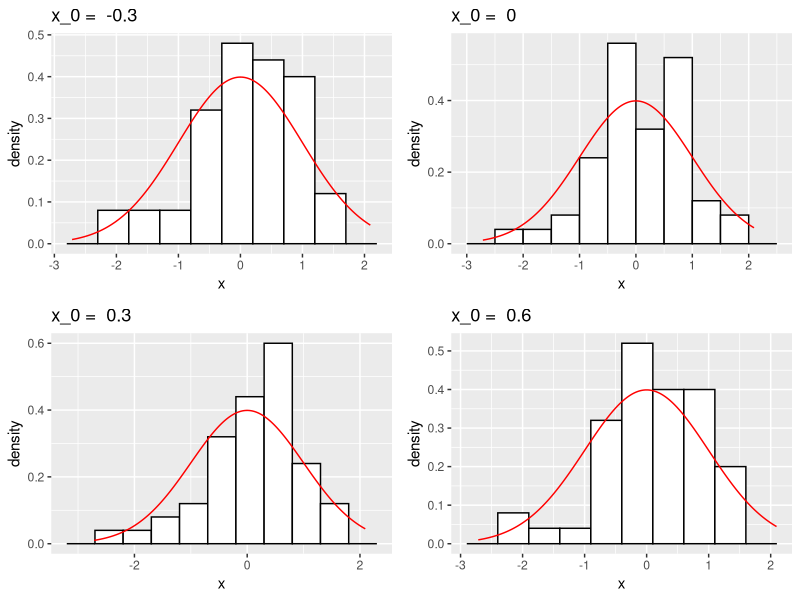
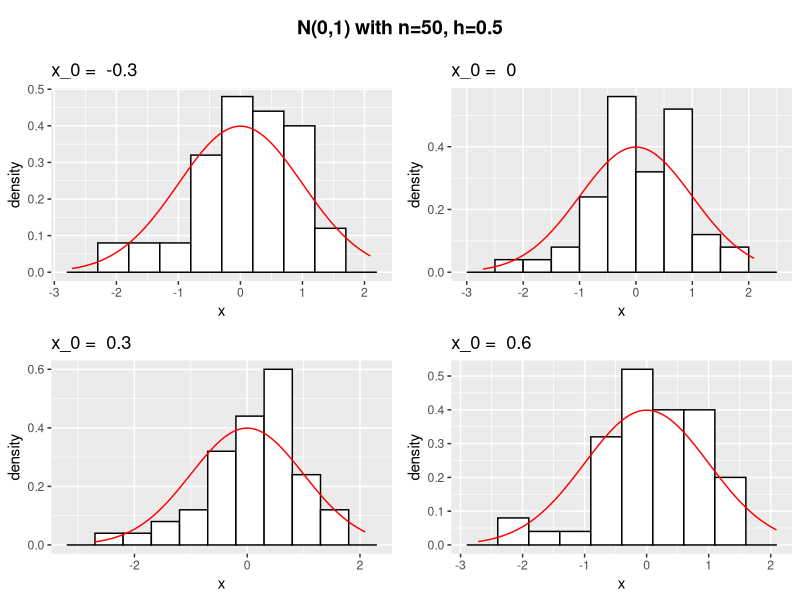
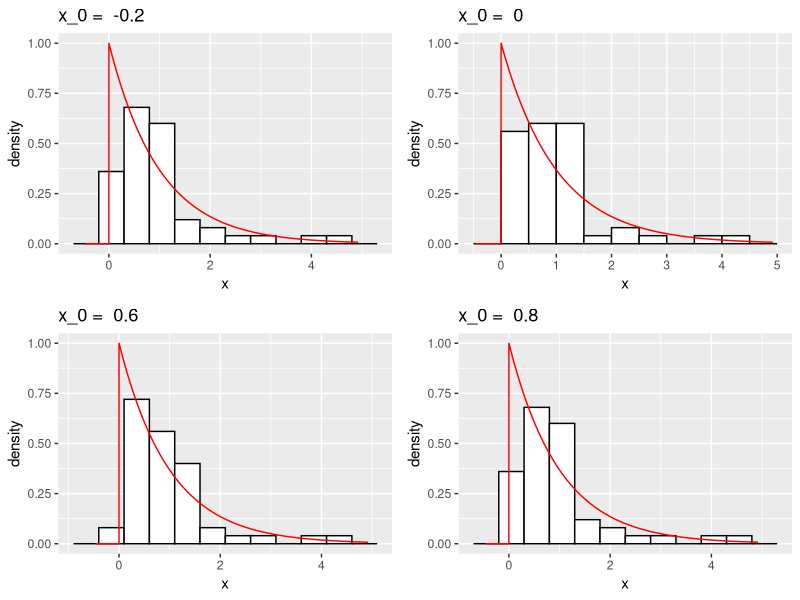
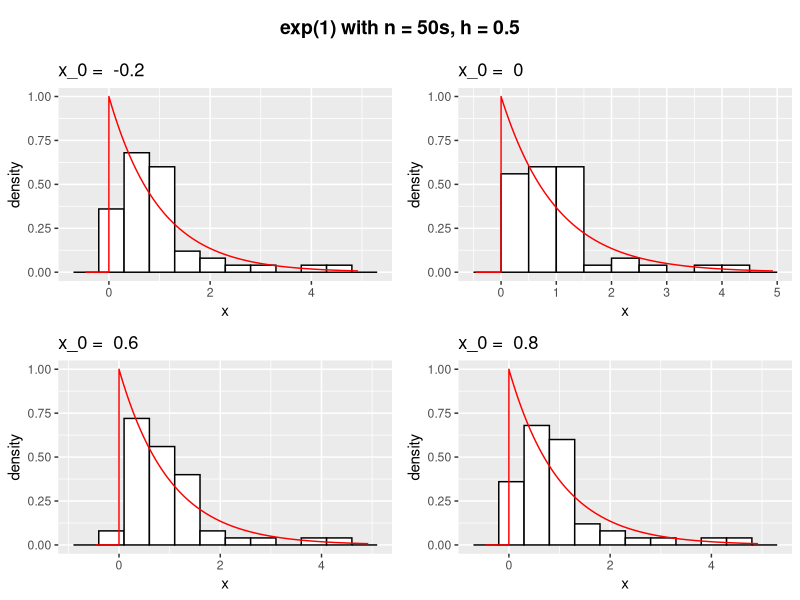
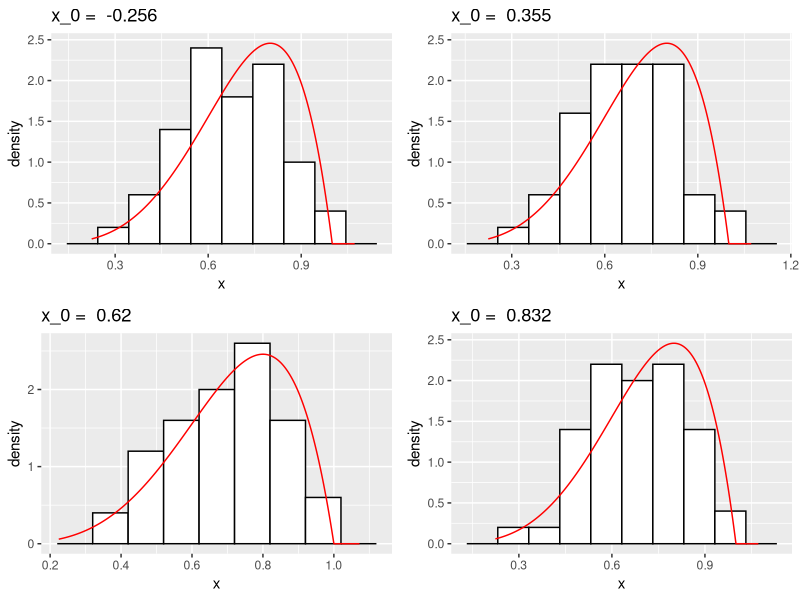
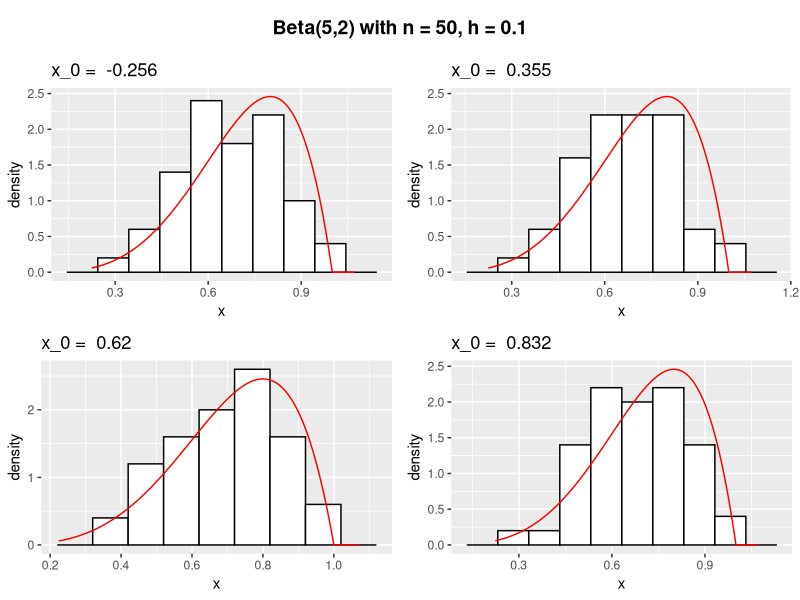
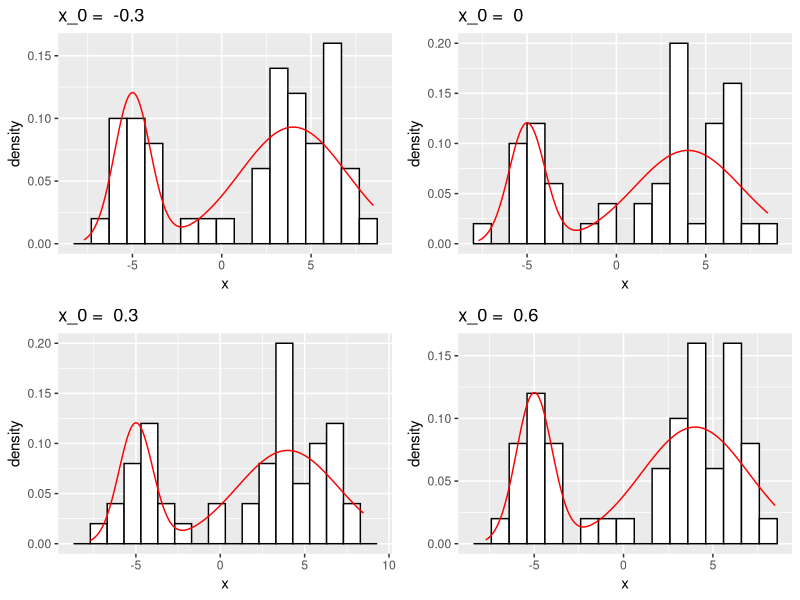
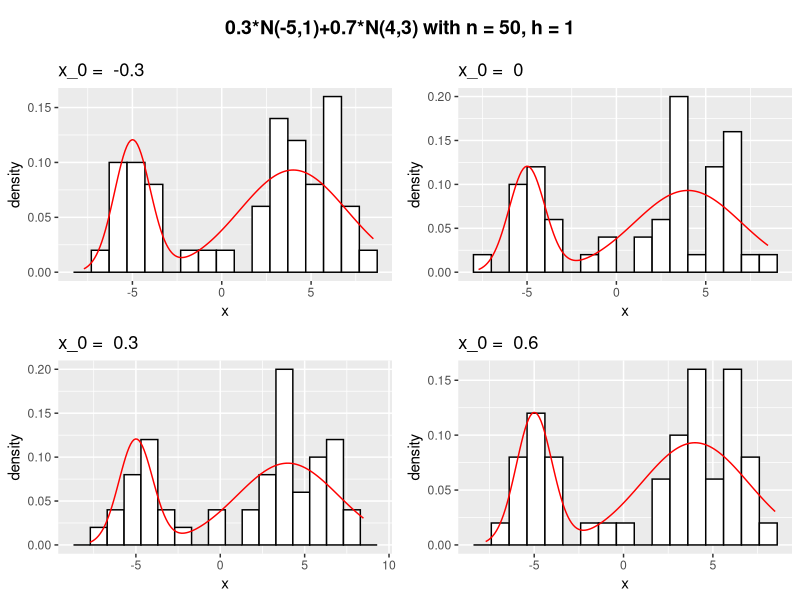

Write the R code that produced these figures, in order.
## ---- chunk 1
rm(list = ls())

library(ggplot2)
library(gridExtra)
library(cowplot)

hist1 <- function(n, x0, h, rpdf, dens, alpha)      #if the simulating distribution has single argument
{
  set.seed(seed = 1)
  x <- rpdf(n, alpha)
  s<- seq(min(x)-h,max(x)+h,0.001)
  ds <- dens(s,alpha)
  fig <- ggplot() + geom_histogram(data = data.frame(x), aes(x = x, y = after_stat(density)),center=x0-h/2, binwidth=h, color="black", fill="white")  + 
    geom_line(data = data.frame(s, ds), aes(x = s, y = ds), color="red")
  return (fig)
}

hist2 <- function(n, x0, h, rpdf, dens, alpha, beta)      #if the simulating distribution has two arguments
{
  set.seed(seed = 1)
  x <- rpdf(n, alpha, beta)
  s <- seq(min(x)-h,max(x)+h,0.001)
  ds <- dens(s,alpha,beta)
  
  fig <- ggplot() + geom_histogram(data = data.frame(x), aes(x = x, y = after_stat(density)),center=x0-h/2, binwidth=h, color="black", fill="white")  + 
    geom_line(data = data.frame(s, ds), aes(x = s, y = ds), color="red")
  return (fig)
}


hist_comp_origin1 <- function(n, origin, h, rpdf, dens, alpha)
{
  plots <- list()
  for(i in (1:length(origin)))
  {
    plots[[i]] <- hist1(n, origin[i], h, rpdf, dens, alpha)+labs(title = paste("x_0 = ", origin[i]))
  }
  grid.arrange(grobs = plots, ncol = round(length(origin)/2))
}

hist_comp_origin2 <- function(n, origin, h, rpdf, dens, alpha, beta)
{
  plots <- list()
  for(i in (1:length(origin)))
  {
    plots[[i]] <- hist2(n, origin[i], h, rpdf, dens, alpha, beta)+labs(title = paste("x_0 = ", origin[i]))
  }
  grid.arrange(grobs = plots, ncol = round(length(origin)/2))
}
## ---- chunk 2
norm_origin <- hist_comp_origin2(50, c(-0.3,0,0.3,0.6), 0.5, rnorm, dnorm, 0, 1)
title <- ggdraw() + draw_label("N(0,1) with n=50, h=0.5",fontface = 'bold')
plot_grid(title, norm_origin,ncol = 1,rel_heights = c(0.1, 1))

## ---- chunk 3
exp_origin <- hist_comp_origin1(50, c(-0.2,0,0.6,0.8), 0.5, rexp, dexp, 1)
title <- ggdraw() + draw_label("exp(1) with n = 50s, h = 0.5",fontface = 'bold')
plot_grid(title, exp_origin,ncol = 1,rel_heights = c(0.1, 1))

## ---- chunk 4
beta_origin <- hist_comp_origin2(50, c(-0.256,0.355,0.62,0.832), 0.1, rbeta, dbeta, 5, 2)
title <- ggdraw() + draw_label("Beta(5,2) with n = 50, h = 0.1",fontface = 'bold')
plot_grid(title, beta_origin,ncol = 1,rel_heights = c(0.1, 1))
## ---- chunk 5
hist_mix_norms <- function(n,x0,h,m1,s1,m2,s2,p){
  set.seed(seed=1)
  y <- rnorm(n*p,m1,s1)
  z <- rnorm(n*(1-p),m2,s2)
  x <- c(y,z[z!=y])
  s<- seq(min(x)-0.5,max(x)+0.5,0.1)
  ds <- p*dnorm(s,m1,s1)+(1-p)*dnorm(s,m2,s2)
  ggplot() + geom_histogram(data = data.frame(x), aes(x = x, y = after_stat(density)),center=x0-h/2, binwidth=h, color="black", fill="white")  + 
    geom_line(data = data.frame(s, ds), aes(x = s, y = ds), color="red")
}

hist_comp_origin3 <- function(n, origin, h, m1,s1,m2,s2,p)
{
  plots <- list()
  for(i in (1:length(origin)))
  {
    plots[[i]] <- hist_mix_norms(n, origin[i], h, m1,s1,m2,s2,p)+labs(title = paste("x_0 = ", origin[i]))
  }
  grid.arrange(grobs = plots, ncol = round(length(origin)/2))
}

normmix_origin <- hist_comp_origin3(50,c(-0.3,0,0.3,0.6),1,-5,1,4,3,0.3)
title <- ggdraw() + draw_label("0.3*N(-5,1)+0.7*N(4,3) with n = 50, h = 1",fontface = 'bold')
plot_grid(title, normmix_origin,ncol = 1,rel_heights = c(0.1, 1))
## ---- chunk 6
geo_origin <- hist_comp_origin1(500,c(5,5.3,5.5,5.7),1, rgeom, dgeom,0.3)
title <- ggdraw() + draw_label("Geometric(0.3) with n = 500, h = 1",fontface = 'bold')
plot_grid(title, geo_origin,ncol = 1,rel_heights = c(0.1, 1))
## ---- chunk 7
hist_comp_width1 <- function(n, x0, width, rpdf, dens, alpha)
{
  plots <- list()
  for(i in (1:length(width)))
  {
    plots[[i]] <- hist1(n, x0, width[i], rpdf, dens, alpha)+labs(title = paste("h = ", width[i]))
  }
  grid.arrange(grobs = plots, ncol = round(length(width)/2))
}

hist_comp_width2 <- function(n, x0, width, rpdf, dens, alpha, beta)
{
  plots <- list()
  for(i in (1:length(width)))
  {
    plots[[i]] <- hist2(n, x0, width[i], rpdf, dens, alpha, beta)+labs(title = paste("h = ", width[i]))
  }
  grid.arrange(grobs = plots, ncol = round(length(width)/2))
}
## ---- chunk 8
norm_width <- hist_comp_width2(500, 0, c(0.3,0.5,0.7,1), rnorm, dnorm, 0, 1)
title <- ggdraw() + draw_label("N(0,1) with n = 500, x_0 = 0",fontface = 'bold')
plot_grid(title, norm_width,ncol = 1,rel_heights = c(0.1, 1))
## ---- chunk 9
exp_width <- hist_comp_width1(100, 0, c(0.3,0.5,0.7,1), rexp, dexp, 1)
title <- ggdraw() + draw_label("exp(1) with n = 100, x_0 = 0",fontface = 'bold')
plot_grid(title, exp_width,ncol = 1,rel_heights = c(0.1, 1))
## ---- chunk 10
beta_width <- hist_comp_width2(500, 0, c(0.2,0.1,0.05,0.03), rbeta, dbeta, 5, 2)
title <- ggdraw() + draw_label("Beta(5,2) with n=500, x_0 = 0",fontface = 'bold')
plot_grid(title, beta_width,ncol = 1,rel_heights = c(0.1, 1))
## ---- chunk 11

hist_comp_width3 <- function(n, x0, width, m1,s1,m2,s2,p)
{
  plots <- list()
  for(i in (1:length(width)))
  {
    plots[[i]] <- hist_mix_norms(n, x0, width[i], m1,s1,m2,s2,p)+labs(title = paste("h = ", width[i]))
  }
  grid.arrange(grobs = plots, ncol = round(length(width)/2))
}

normmix_width <- hist_comp_width3(500,0,c(2,1,0.5,0.3),-5,1,4,3,0.3)
title <- ggdraw() + draw_label("0.3*N(-5,1)+0.7*N(4,3) with n=500, x_0 = 0",fontface = 'bold')
plot_grid(title, normmix_width,ncol = 1,rel_heights = c(0.1, 1))
## ---- chunk 12
geo_width <- hist_comp_width1(100,5.5,c(0.7,1,2,3), rgeom, dgeom,0.3)
title <- ggdraw() + draw_label("Geometric(0.3) with n = 100, x_0 = 5.5",fontface = 'bold')
plot_grid(title, geo_width,ncol = 1,rel_heights = c(0.1, 1))
## ---- chunk 13

hist_comp_size1 <- function(samp, x0, h, rpdf, dens, alpha)
{
  plots <- list()
  for(i in (1:length(samp)))
  {
    plots[[i]] <- hist1(samp[i], x0, h, rpdf, dens, alpha)+labs(title = paste("n = ", samp[i]))
  }
  grid.arrange(grobs = plots, ncol = round(length(samp)/2))
}

hist_comp_size2 <- function(samp, x0, h, rpdf, dens, alpha, beta)
{
  plots <- list()
  for(i in (1:length(samp)))
  {
    plots[[i]] <- hist2(samp[i], x0, h, rpdf, dens, alpha, beta)+labs(title = paste("n = ", samp[i]))
  }
  grid.arrange(grobs = plots, ncol = round(length(samp)/2))
}
## ---- chunk 14
norm_size <- hist_comp_size2(c(50,100,500,1000), 0, 0.5, rnorm, dnorm, 0, 1)
title <- ggdraw() + draw_label("N(0,1) with x_0 = 0, h = 0.5",fontface = 'bold')
plot_grid(title, norm_size,ncol = 1,rel_heights = c(0.1, 1))
## ---- chunk 15

exp_size <- hist_comp_size1(c(50,100,500,1000), 0, 0.2, rexp, dexp, 1)
title <- ggdraw() + draw_label("exp(1) with x_0 = 0, h = 0.2",fontface = 'bold')
plot_grid(title, exp_size,ncol = 1,rel_heights = c(0.1, 1))
## ---- chunk 16
beta_size <- hist_comp_size2(c(50,100,500,1000), 0, 0.06, rbeta, dbeta, 5, 2)
title <- ggdraw() + draw_label("Beta(5,2) with x_0 = 0, h = 0.06",fontface = 'bold')
plot_grid(title, beta_size,ncol = 1,rel_heights = c(0.1, 1))
## ---- chunk 17

hist_comp_size3 <- function(samp, x0, h, m1,s1,m2,s2,p)
{
  plots <- list()
  for(i in (1:length(samp)))
  {
    plots[[i]] <- hist_mix_norms(samp[i], x0, h, m1,s1,m2,s2,p)+labs(title = paste("n = ", samp[i]))
  }
  grid.arrange(grobs = plots, ncol = round(length(samp)/2))
}

normmix_size <- hist_comp_size3(c(50,100,500,1000),0,0.5,-5,1,4,3,0.3)
title <- ggdraw() + draw_label("0.3*N(-5,1)+0.7*N(4,3) with x_0 = 0, h = 0.5",fontface = 'bold')
plot_grid(title, normmix_size,ncol = 1,rel_heights = c(0.1, 1))
## ---- chunk 18

geo_size <- hist_comp_size1(c(100,200,500,1000), 5.5 ,1, rgeom, dgeom,0.3)
title <- ggdraw() + draw_label("Geometric(0.3) with x_0 = 5.5, h = 1",fontface = 'bold')
plot_grid(title, geo_size,ncol = 1,rel_heights = c(0.1, 1))

## ---- chunk 19
hist4 <- function(n,h, rpdf, dens, alpha)      #if the simulating distribution has single argument
{
  set.seed(seed = 1)
  x <- rpdf(n, alpha)
  s<- seq(min(h),max(h),0.001)
  ds <- dens(s,alpha)
  fig <- ggplot() + geom_histogram(data = data.frame(x), aes(x = x, y = after_stat(density)),breaks=h, color="black", fill="grey")  + 
    geom_line(data = data.frame(s, ds), aes(x = s, y = ds), color="red")
  return (fig)
}

hist5 <- function(n, h, rpdf, dens, alpha, beta)      #if the simulating distribution has two arguments
{
  set.seed(seed = 1)
  x <- rpdf(n, alpha, beta)
  s <- seq(min(h),max(h),0.001)
  ds <- dens(s,alpha,beta)
  
  fig <- ggplot() + geom_histogram(data = data.frame(x), aes(x = x, y = after_stat(density)),breaks=h, color="black", fill="grey")  + 
    geom_line(data = data.frame(s, ds), aes(x = s, y = ds), color="red")
  return (fig)
}

hist_mix6 <- function(n,h,m1,s1,m2,s2,p){
  set.seed(seed=1)
  y <- rnorm(n*p,m1,s1)
  z <- rnorm(n*(1-p),m2,s2)
  x <- c(y,z[z!=y])
  s<- seq(min(h),max(h),0.1)
  ds <- p*dnorm(s,m1,s1)+(1-p)*dnorm(s,m2,s2)
  ggplot() + geom_histogram(data = data.frame(x), aes(x = x, y = after_stat(density)),breaks=h, binwidth=h, color="black", fill="grey")  + 
    geom_line(data = data.frame(s, ds), aes(x = s, y = ds),color="red")
}

#For varying width (binwidth are unequal)
hist_comp_width4 <- function(n, width, rpdf, dens, alpha)
{
  plots <- list()
  for(i in (1:length(width)))
  {
    plots[[i]] <- hist4(n, width[[i]], rpdf, dens, alpha)+labs(title = paste(c("h = ", round(width[[i]],2)), collapse=",",sep=","))
  }
  grid.arrange(grobs = plots, ncol = round(length(width)/2))
}


hist_comp_width5 <- function(n, width, rpdf, dens, alpha, beta)
{
  plots <- list()
  for(i in (1:length(width)))
  {
    plots[[i]] <- hist5(n, width[[i]], rpdf, dens, alpha, beta)+labs(title = paste(c("h = ", round(width[[i]],2)), collapse=",",sep=","))
  }
  grid.arrange(grobs = plots, ncol = round(length(width)/2))
}

hist_comp_width6 <- function(n, width, m1,s1,m2,s2,p)
{
  plots <- list()
  for(i in (1:length(width)))
  {
    plots[[i]] <- hist_mix6(n, width[[i]], m1,s1,m2,s2,p)+labs(title = paste(c("h = ", round(width[[i]],2)), collapse=" ,",sep=","))
  }
  grid.arrange(grobs = plots, ncol = round(length(width)/2))
}
## ---- chunk 20
v<-c()
for(i in 3:8){
  v <- sort(c(v, 5/sqrt(prod(3:i))))
}
v<- sort(c(v,-v,0))
breaks <- list(v,c(-3,-1.5,-0.5,0,0.5,1.5,3),c(-3,-1.5,-0.5,v[c(7:13)]),v[-c(1:2,12:13)]*8)
norm_width <- hist_comp_width5(500, breaks, rnorm, dnorm, 0, 1)
title <- ggdraw() + draw_label("N(0,1) with n=500, x0=0",fontface = 'bold')
plot_grid(title, norm_width,ncol = 1,rel_heights = c(0.1, 1))
## ---- chunk 21
v<-c(0)
for(i in 1:7){
  v <- sort(c(v, 4/sqrt(prod(1:i))))
}
breaks <- list(v,v*2,v[-c(7:8)]*3,v[-c(7:8)]*4)
exp_width <- hist_comp_width4(500, breaks, rexp, dexp, 1)
title <- ggdraw() + draw_label("exp(1) with n = 500,x_0 = 0",fontface = 'bold')
plot_grid(title, exp_width,ncol = 1,rel_heights = c(0.1, 1))
## ---- chunk 22
v<- c(0.05,0.15,0.35,0.5,0.75,1.05,1.4,1.8)
breaks <- list(v,v*1.3,v*1.2,v*0.75)
beta_width <- hist_comp_width5(500, breaks, rbeta, dbeta, 5, 2)
title <- ggdraw() + draw_label("Beta(5,2) with n=500, x0=0",fontface = 'bold')
plot_grid(title, beta_width,ncol = 1,rel_heights = c(0.1, 1))
## ---- chunk 23
v<-c()
for(i in 3:7){
  v <- sort(c(v, 1/sqrt(prod(3:i))))
}
v<- sort(c(v,-v,0))
breaks <- list(c(30*v),c(20*v),c(-5+12*v, 4+9*v),c(-5+7*v, 4+3*v))
normmix_width <- hist_comp_width6(1000,breaks,-5,1,4,3,0.3)
title <- ggdraw() + draw_label("0.3*N(-5,1)+0.7*N(4,3) with n=1000, x0=0",fontface = 'bold')
plot_grid(title, normmix_width,ncol = 1,rel_heights = c(0.1, 1))
## ---- chunk 24
v<- c(0.5,1.5,3,5,7.5,10.5)
breaks <- list(v,v*2,v*0.5,v*0.75)
geo_width <- hist_comp_width4(1000,breaks, rgeom, dgeom,0.3)
title <- ggdraw() + draw_label("Geometric(0.3) with n = 1000, x_0 = 5.5",fontface = 'bold')
plot_grid(title, geo_width,ncol = 1,rel_heights = c(0.1, 1))
## ---- chunk 25
library(ggplot2)
library(gridExtra)

# Define the kernel functions
gaussian_kernel <- function(u) dnorm(u)
logistic_kernel <- function(u) dlogis(u)
naive_kernel <- function(u) ifelse(abs(u) <= 1, 0.5, 0)
tricube_kernel <- function(u) ifelse(abs(u) <= 1, 35/32 * (1 - abs(u)^3)^3, 0)
cosine_kernel <- function(u) ifelse(abs(u) <= 1, pi/4 * cos(pi/2 * u), 0)
epanechnikov_kernel <- function(u) ifelse(abs(u) <= 1, 3/4 * (1 - u^2), 0)

# Set the values for n and calculate h_n for each
n_values <- c(20, 50, 100, 250, 500)

n<-5000
n_values <- rep(n, 4)
h_values <- c(n ^ (-0.1), n^(-0.2) , n^(-0.3), n^(-0.4))


# Function to simulate and plot for a given kernel

simulate_and_plot <- function(kernel_func, kernel_name, quantile, n) {
  
  n_values <- rep(n, 4)
  h_values <- c(n ^ (-0.1), n^(-0.2) , n^(-0.3), n^(-0.4))
  p <- list()
  for (i in (1:length(n_values))) {
    n <- n_values[i]
    h <- h_values[i]
    
    # Generate random samples
    
    
    # Compute the 0.1 quantile of the sample
    x_q <- qnorm(quantile, 0, 1)
    
    # For each sample, estimate the density at x_q using the kernel function
    f_n_x <- replicate(1000, {
      sample_x_i <- rnorm(n,0,1)          # New sample for each replication
      mean(kernel_func((x_q - sample_x_i) / h)) / h
    })
    
    
    df<-D(D(expression(1/sqrt(2*pi)*exp(-0.5*x^2)),"x"),"x")
    mode(df)
    x<-x_q
    E_f_n_x <- dnorm(x_q,0,1)+ (0.5 * h^2 * eval(df))
    kernel_int <- integrate(function(u) kernel_func(u)^2, lower = -Inf, upper = Inf)$value
    var_f_n_x <- (1 / (n * h)) * dnorm(x_q,0,1) * kernel_int
    
    # Standardize f_n(x)
    standardized_f_n_x <- (f_n_x-E_f_n_x)/sqrt( var_f_n_x)
    
    # Create a dataframe for plotting
    data_to_plot <- data.frame(standardized_f_n_x = standardized_f_n_x)
    
    # Plot the histogram with the density of N(0,1) overlaid
    
    
    p[[i]] <- ggplot(data_to_plot, aes(x = standardized_f_n_x)) +
      geom_histogram(aes(y = ..density..), bins = 30, color = "black", fill = "skyblue") +
      stat_function(fun = dnorm, args = list(mean = 0, sd = 1), color = "red", size = 1) +
      labs(title = paste("| n =", n, "| h_n =", round(h, 3)),
           x = "Standardized f_n(x_q)", y = "Density")
    
  }
  return(p)
}

p1 <- grid.arrange(grobs = simulate_and_plot(gaussian_kernel, "Gaussian", 0.5, 20), nrow = 1)
p2 <- grid.arrange(grobs = simulate_and_plot(gaussian_kernel, "Gaussian", 0.5, 100), nrow = 1)
p3 <- grid.arrange(grobs = simulate_and_plot(gaussian_kernel, "Gaussian", 0.5, 500), nrow = 1)


## ---- chunk 26
grid.arrange(grobs = list(p1, p2, p3), ncol = 1)
